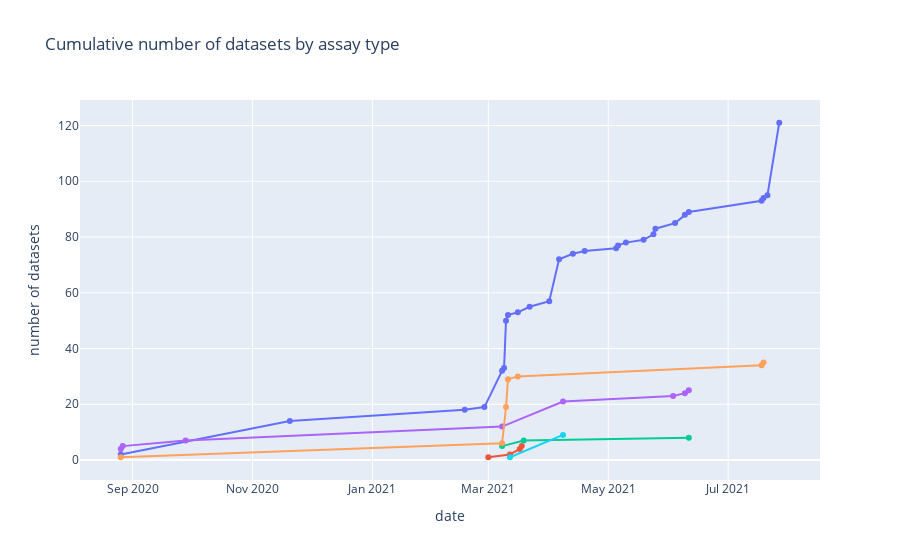

Write notebook code for a chart like this one.
### Code cell
cum_assay = df_assay
cum_assay['count'] = 1
cum_assay['date'] = cum_assay['dataset_dt'].dt.date
cum_assay = cum_assay[['date', 'assay_grouped', 'count']].groupby(['date', 'assay_grouped']).sum().reset_index()
cum_assay = cum_assay.pivot(index = ['date'], columns = 'assay_grouped', values = 'count').reset_index()

fig = go.Figure()

# add traces 
columns = ['10x RNA-seq', 'ATAC-seq', 'CITE-seq', 'Other RNA-seq', 'SS2', 'Spatial gene expression']
for col in columns:
    x_list, y_list = create_trace(cum_assay, col)
    add_trace(fig, x_list, y_list, col)


# create figure
fig.update_layout(
    title='Cumulative number of datasets by assay type',
    xaxis_title="date",
    yaxis_title="number of datasets",
    showlegend = False
)
    
fig.show()

### Figure 1 — Plotly figure (JSON) as saved in the notebook; plotly's stock layout.template omitted (floating-point values rounded to 4 significant figures)
{"data": [{"hovertemplate": "Date: %{x}<br>Count: %{y}<br>", "mode": "lines+markers", "name": "10x RNA-seq", "type": "scatter", "x": ["2020-08-26", "2020-11-20", "2021-02-17", "2021-02-27", "2021-03-08", "2021-03-09", "2021-03-10", "2021-03-11", "2021-03-16", "2021-03-22", "2021-04-01", "2021-04-06", "2021-04-13", "2021-04-19", "2021-05-05", "2021-05-06", "2021-05-10", "2021-05-19", "2021-05-24", "2021-05-25", "2021-06-04", "2021-06-09", "2021-06-11", "2021-07-18", "2021-07-19", "2021-07-21", "2021-07-27"], "y": [2, 14, 18, 19, 32, 33, 50, 52, 53, 55, 57, 72, 74, 75, 76, 77, 78, 79, 81, 83, 85, 88, 89, 93, 94, 95, 121]}, {"hovertemplate": "Date: %{x}<br>Count: %{y}<br>", "mode": "lines+markers", "name": "ATAC-seq", "type": "scatter", "x": ["2021-03-01", "2021-03-12", "2021-03-17", "2021-03-18"], "y": [1, 2, 4, 5]}, {"hovertemplate": "Date: %{x}<br>Count: %{y}<br>", "mode": "lines+markers", "name": "CITE-seq", "type": "scatter", "x": ["2021-03-08", "2021-03-19", "2021-06-11"], "y": [5, 7, 8]}, {"hovertemplate": "Date: %{x}<br>Count: %{y}<br>", "mode": "lines+markers", "name": "Other RNA-seq", "type": "scatter", "x": ["2020-08-26", "2020-08-27", "2020-09-28", "2021-03-08", "2021-04-08", "2021-06-03", "2021-06-09", "2021-06-11"], "y": [4, 5, 7, 12, 21, 23, 24, 25]}, {"hovertemplate": "Date: %{x}<br>Count: %{y}<br>", "mode": "lines+markers", "name": "SS2", "type": "scatter", "x": ["2020-08-26", "2021-03-08", "2021-03-10", "2021-03-11", "2021-03-16", "2021-07-18", "2021-07-19"], "y": [1, 6, 19, 29, 30, 34, 35]}, {"hovertemplate": "Date: %{x}<br>Count: %{y}<br>", "mode": "lines+markers", "name": "Spatial gene expression", "type": "scatter", "x": ["2021-03-12", "2021-04-08"], "y": [1, 9]}], "layout": {"showlegend": false, "title": {"text": "Cumulative number of datasets by assay type"}, "xaxis": {"title": {"text": "date"}}, "yaxis": {"title": {"text": "number of datasets"}}}}
